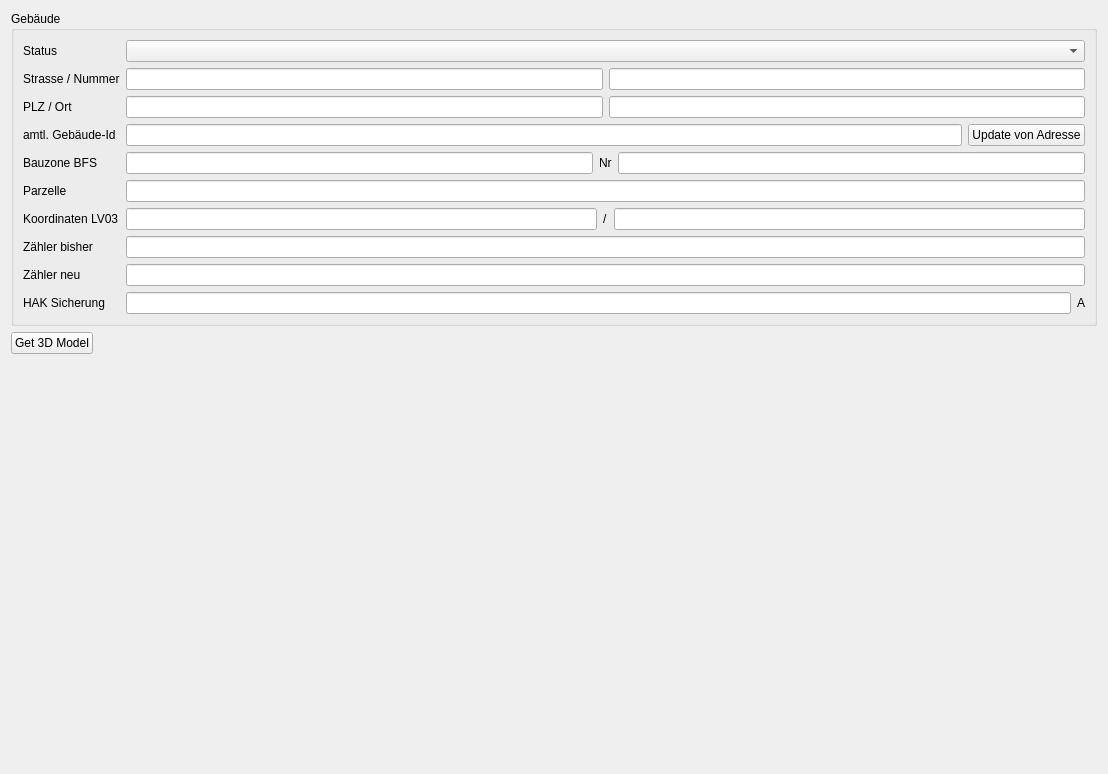
<?xml version="1.0" encoding="UTF-8"?>
<ui version="4.0">
 <class>Building</class>
 <widget class="QWidget" name="Building">
  <property name="geometry">
   <rect>
    <x>0</x>
    <y>0</y>
    <width>1108</width>
    <height>774</height>
   </rect>
  </property>
  <property name="windowTitle">
   <string>Form</string>
  </property>
  <layout class="QVBoxLayout" name="verticalLayout">
   <item>
    <widget class="QGroupBox" name="groupBox">
     <property name="sizePolicy">
      <sizepolicy hsizetype="Expanding" vsizetype="Fixed">
       <horstretch>0</horstretch>
       <verstretch>0</verstretch>
      </sizepolicy>
     </property>
     <property name="title">
      <string>Gebäude</string>
     </property>
     <layout class="QFormLayout" name="formLayout">
      <item row="0" column="0">
       <widget class="QLabel" name="label_9">
        <property name="text">
         <string>Status</string>
        </property>
       </widget>
      </item>
      <item row="0" column="1">
       <widget class="QComboBox" name="obj_buildingState">
        <item>
         <property name="text">
          <string/>
         </property>
        </item>
        <item>
         <property name="text">
          <string>new</string>
         </property>
        </item>
        <item>
         <property name="text">
          <string>existing</string>
         </property>
        </item>
       </widget>
      </item>
      <item row="1" column="0">
       <widget class="QLabel" name="label">
        <property name="text">
         <string>Strasse / Nummer</string>
        </property>
       </widget>
      </item>
      <item row="1" column="1">
       <layout class="QHBoxLayout" name="horizontalLayout_2">
        <item>
         <widget class="QLineEdit" name="obj_street"/>
        </item>
        <item>
         <widget class="QLineEdit" name="obj_streetNumber"/>
        </item>
       </layout>
      </item>
      <item row="2" column="0">
       <widget class="QLabel" name="label_4">
        <property name="text">
         <string>PLZ / Ort</string>
        </property>
       </widget>
      </item>
      <item row="2" column="1">
       <layout class="QHBoxLayout" name="horizontalLayout_3">
        <item>
         <widget class="QLineEdit" name="obj_zip"/>
        </item>
        <item>
         <widget class="QLineEdit" name="obj_city"/>
        </item>
       </layout>
      </item>
      <item row="3" column="0">
       <widget class="QLabel" name="label_35">
        <property name="text">
         <string>amtl. Gebäude-Id</string>
        </property>
       </widget>
      </item>
      <item row="3" column="1">
       <layout class="QHBoxLayout" name="horizontalLayout_7">
        <item>
         <widget class="QLineEdit" name="obj_buildingId"/>
        </item>
        <item>
         <widget class="QPushButton" name="updateFromAddress">
          <property name="text">
           <string>Update von Adresse</string>
          </property>
         </widget>
        </item>
       </layout>
      </item>
      <item row="4" column="0">
       <widget class="QLabel" name="label_40">
        <property name="text">
         <string>Bauzone BFS</string>
        </property>
       </widget>
      </item>
      <item row="4" column="1">
       <layout class="QHBoxLayout" name="horizontalLayout_4">
        <item>
         <widget class="QLineEdit" name="obj_areZoneName"/>
        </item>
        <item>
         <widget class="QLabel" name="label_41">
          <property name="text">
           <string>Nr</string>
          </property>
         </widget>
        </item>
        <item>
         <widget class="QLineEdit" name="obj_areZoneCode"/>
        </item>
       </layout>
      </item>
      <item row="5" column="0">
       <widget class="QLabel" name="label_11">
        <property name="text">
         <string>Parzelle</string>
        </property>
       </widget>
      </item>
      <item row="5" column="1">
       <widget class="QLineEdit" name="obj_plotNumber"/>
      </item>
      <item row="6" column="0">
       <widget class="QLabel" name="label_12">
        <property name="text">
         <string>Koordinaten LV03</string>
        </property>
       </widget>
      </item>
      <item row="6" column="1">
       <layout class="QHBoxLayout" name="horizontalLayout_5">
        <item>
         <widget class="QLineEdit" name="obj_swissGridX"/>
        </item>
        <item>
         <widget class="QLabel" name="label_20">
          <property name="text">
           <string>/</string>
          </property>
         </widget>
        </item>
        <item>
         <widget class="QLineEdit" name="obj_swissGridY"/>
        </item>
       </layout>
      </item>
      <item row="7" column="0">
       <widget class="QLabel" name="label_13">
        <property name="text">
         <string>Zähler bisher</string>
        </property>
       </widget>
      </item>
      <item row="7" column="1">
       <widget class="QLineEdit" name="obj_meterNumberOld"/>
      </item>
      <item row="8" column="0">
       <widget class="QLabel" name="label_14">
        <property name="text">
         <string>Zähler neu</string>
        </property>
       </widget>
      </item>
      <item row="8" column="1">
       <widget class="QLineEdit" name="obj_meterNumberNew"/>
      </item>
      <item row="9" column="0">
       <widget class="QLabel" name="label_15">
        <property name="text">
         <string>HAK Sicherung</string>
        </property>
       </widget>
      </item>
      <item row="9" column="1">
       <layout class="QHBoxLayout" name="horizontalLayout_6">
        <item>
         <widget class="QLineEdit" name="obj_mainFuseSize"/>
        </item>
        <item>
         <widget class="QLabel" name="label_25">
          <property name="text">
           <string>A</string>
          </property>
         </widget>
        </item>
       </layout>
      </item>
     </layout>
    </widget>
   </item>
   <item>
    <layout class="QGridLayout" name="gridLayout">
     <item row="0" column="0">
      <widget class="QPushButton" name="get3dModel">
       <property name="sizePolicy">
        <sizepolicy hsizetype="Fixed" vsizetype="Fixed">
         <horstretch>0</horstretch>
         <verstretch>0</verstretch>
        </sizepolicy>
       </property>
       <property name="text">
        <string>Get 3D Model</string>
       </property>
      </widget>
     </item>
     <item row="0" column="1">
      <widget class="QFrame" name="frame">
       <property name="frameShape">
        <enum>QFrame::NoFrame</enum>
       </property>
       <property name="frameShadow">
        <enum>QFrame::Raised</enum>
       </property>
      </widget>
     </item>
     <item row="1" column="0">
      <widget class="QFrame" name="frame_2">
       <property name="frameShape">
        <enum>QFrame::NoFrame</enum>
       </property>
       <property name="frameShadow">
        <enum>QFrame::Raised</enum>
       </property>
      </widget>
     </item>
     <item row="1" column="1">
      <widget class="QFrame" name="frame_3">
       <property name="frameShape">
        <enum>QFrame::NoFrame</enum>
       </property>
       <property name="frameShadow">
        <enum>QFrame::Raised</enum>
       </property>
      </widget>
     </item>
    </layout>
   </item>
  </layout>
 </widget>
 <resources/>
 <connections/>
</ui>
